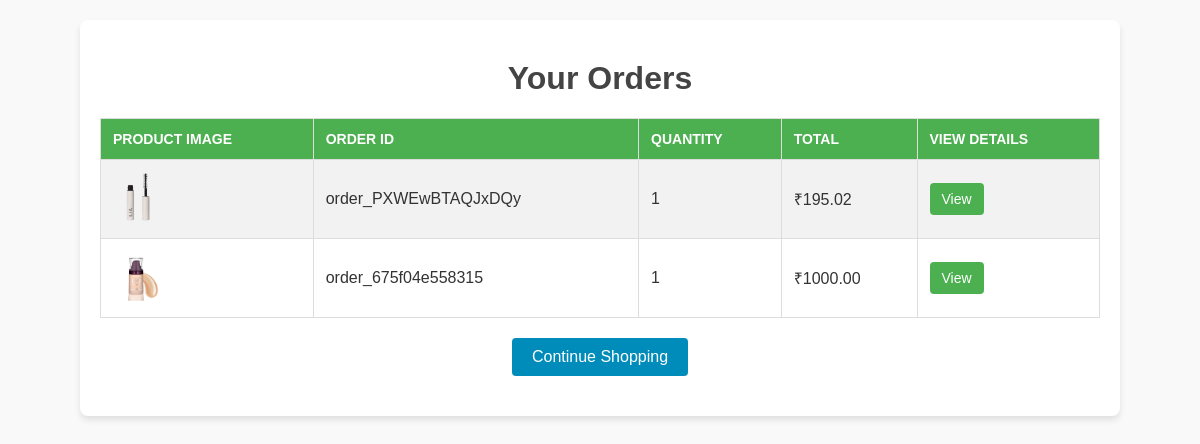
/user/user_orders.php (signed in), run on the app's committed database.
### tables this page shows
CREATE TABLE `orders` (
  `id` int(50) NOT NULL,
  `order_id` varchar(255) NOT NULL,
  `sub_order_id` varchar(255) NOT NULL,
  `product_id` int(11) NOT NULL,
  `quantity` int(11) NOT NULL,
  `rating` decimal(2,1) DEFAULT NULL,
  `review` text DEFAULT NULL,
  `email` varchar(50) NOT NULL,
  `delivery_address` varchar(255) NOT NULL,
  `total_amount` decimal(10,2) NOT NULL,
  `delivery_status` enum('Ordered','Shipped','Delivered','Return','Replaced') NOT NULL DEFAULT 'Ordered',
  `payment_status` enum('Pending','Completed','Failed') NOT NULL DEFAULT 'Pending',
  `payment_mode` enum('cod','online') NOT NULL,
  `created_at` datetime DEFAULT current_timestamp(),
  `updated_at` datetime DEFAULT current_timestamp() ON UPDATE current_timestamp()
);

CREATE TABLE `products` (
  `id` int(11) NOT NULL,
  `name` varchar(255) NOT NULL,
  `description` text NOT NULL,
  `price` decimal(10,2) NOT NULL,
  `image` varchar(255) NOT NULL,
  `created_at` timestamp NOT NULL DEFAULT current_timestamp(),
  `discount` int(20) NOT NULL,
  `updated_at` datetime DEFAULT NULL,
  `status` varchar(10) NOT NULL DEFAULT 'Active',
  `quantity` int(20) NOT NULL
);

### user/user_orders.php (the view, shortened to what this page needs)
<?php
require 'db_connection.php';
$user_email = $_SESSION['email'];
$query = "
    SELECT
        o.order_id,
        o.sub_order_id,
        o.product_id,
        o.quantity,
        o.total_amount,
        o.payment_mode,
        p.image
    FROM orders o
    JOIN products p
    ON o.product_id = p.id
    WHERE o.email = '$user_email'
";
$result = $con->query($query);
?>
<!DOCTYPE html>
<html lang="en">
<head>
</head>
<body>
    <div class="container">
        <h1>Your Orders</h1>
        <table>
            <tr>
                <th>Product Image</th>
                <th>Order ID</th>
                <th>Quantity</th>
                <th>Total</th>
                <th>View Details</th>
            </tr>
            <?php while ($row = $result->fetch_assoc()): ?>
                <tr>
                    <td><img src="<?php echo $row['image']; ?>" alt="Product Image"></td>
                    <td><?= $row['order_id'] ?></td>
                    <td><?= $row['quantity'] ?></td>
                    <td>₹<?= $row['total_amount'] ?></td>
                    <td>
                        <a href="user_view_order.php?id=<?= $row['sub_order_id'] ?>" class="btn-view">View</a>
                    </td>
                </tr>
            <?php endwhile; ?>
        </table>
         <a href="index.php" class="btn-shopping">Continue Shopping</a>
    </div>
</body>
</html>

### user/user_orders.php (style rules this page uses)
body { font-family: Arial, sans-serif; margin: 0; padding: 0; background-color: #f9f9f9; color: #333; }
h1 { text-align: center; margin-top: 20px; color: #444; }
.container { max-width: 1000px; margin: 20px auto; background-color: #fff; border-radius: 8px; box-shadow: 0 4px 6px rgba(0, 0, 0, 0.1); overflow: hidden; padding: 20px; }
table { width: 100%; border-collapse: collapse; margin-top: 20px; }
table th, table td { border: 1px solid #ddd; text-align: left; padding: 12px; }
table th { background-color: #4CAF50; color: white; text-transform: uppercase; font-size: 14px; }
table tr:nth-child(even) { background-color: #f2f2f2; }
.btn-view { background-color: #4CAF50; color: white; border: none; padding: 8px 12px; border-radius: 4px; cursor: pointer; text-decoration: none; font-size: 14px; }
img { height: 50px; border-radius: 4px; }
.btn-shopping { display: block; width: fit-content; margin: 20px auto; background-color: #008CBA; color: white; border: none; padding: 10px 20px; border-radius: 4px; cursor: pointer; font-size: 16px; text-align: center; text-decoration: none; }

### data on the page
orders: product.image (picture), order "order_PXWEwBTAQJxDQy", quantity "1", total_amount "195.02"
orders: product.image (picture), order "order_675f04e558315", quantity "1", total_amount "1000.00"
